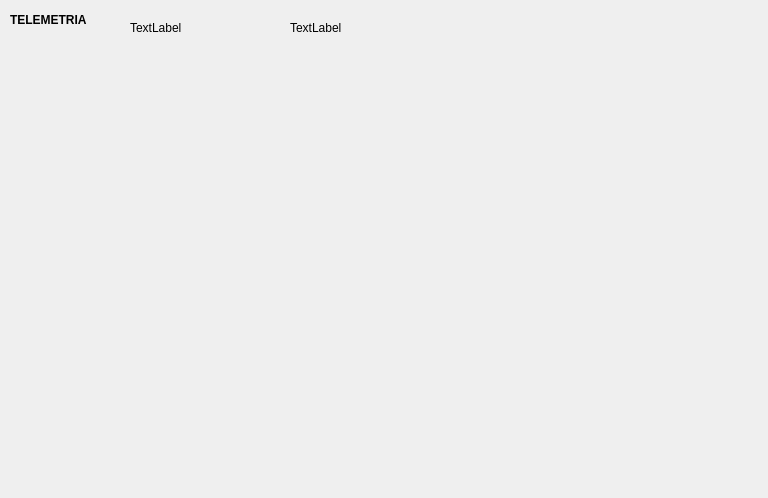
<?xml version="1.0" encoding="UTF-8"?>
<ui version="4.0">
 <class>graphics</class>
 <widget class="QDialog" name="graphics">
  <property name="geometry">
   <rect>
    <x>0</x>
    <y>0</y>
    <width>768</width>
    <height>498</height>
   </rect>
  </property>
  <property name="windowTitle">
   <string>Dialog</string>
  </property>
  <widget class="QLabel" name="label_serial">
   <property name="geometry">
    <rect>
     <x>10</x>
     <y>10</y>
     <width>101</width>
     <height>20</height>
    </rect>
   </property>
   <property name="font">
    <font>
     <bold>true</bold>
    </font>
   </property>
   <property name="text">
    <string>TELEMETRIA</string>
   </property>
  </widget>
  <widget class="QChartView" name="visorBalancin" native="true">
   <property name="geometry">
    <rect>
     <x>30</x>
     <y>50</y>
     <width>711</width>
     <height>201</height>
    </rect>
   </property>
  </widget>
  <widget class="QChartView" name="visorSeguidor" native="true">
   <property name="geometry">
    <rect>
     <x>30</x>
     <y>270</y>
     <width>711</width>
     <height>211</height>
    </rect>
   </property>
  </widget>
  <widget class="QLabel" name="lblReflectancia">
   <property name="geometry">
    <rect>
     <x>130</x>
     <y>20</y>
     <width>141</width>
     <height>16</height>
    </rect>
   </property>
   <property name="text">
    <string>TextLabel</string>
   </property>
  </widget>
  <widget class="QLabel" name="lblEstado">
   <property name="geometry">
    <rect>
     <x>290</x>
     <y>20</y>
     <width>171</width>
     <height>16</height>
    </rect>
   </property>
   <property name="text">
    <string>TextLabel</string>
   </property>
  </widget>
 </widget>
 <customwidgets>
  <customwidget>
   <class>QChartView</class>
   <extends>QWidget</extends>
   <header location="global">qchartview.h</header>
   <container>1</container>
  </customwidget>
 </customwidgets>
 <resources/>
 <connections/>
</ui>
